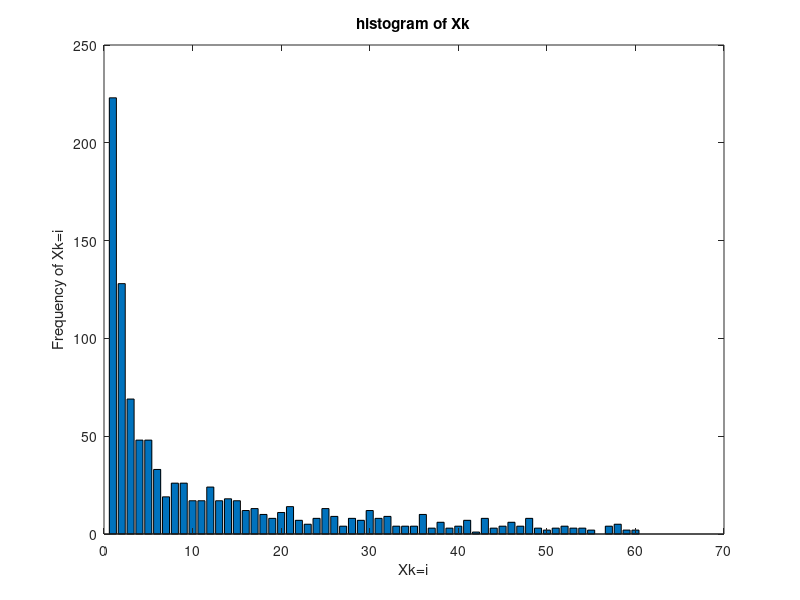

MATLAB code to generate this figure: (Note: this script raises an error after producing the figure.)
function Proj_P3_Q4()
clc
Generate_Xk();
Generate_min_N60()
end

function Generate_Xk()
p=1/sum(1./[1:60]);%this calculates p
sprintf('normalisation value of p =%f',p)
Prob=p./[1:1:60];  %this calculates probality distribution
Samples=rand(1,1000);
random_sample=[];
Prob_i_minus_1=0;
prob_i=0;
for i=1:60
    counter=0;
    prob_i=prob_i+Prob(i);
    for j=1:1000
        
        if Samples(j)<prob_i && Samples(j)>=Prob_i_minus_1 %this checks condition  summation of pi i=0 through i-1 ?U < summation of pi i=0 to i=j
            counter=counter+1;
        end   
    end
    random_sample(i)=counter;
    Prob_i_minus_1=prob_i;
end

figure(1)
bar(1:60,random_sample)
title('histogram of Xk')
xlabel('Xk=i')
ylabel('Frequency of Xk=i')
end

function Generate_min_N60()
p=1/sum(1./[1:60]);%this calculates p
Prob_N60=p/60;    %Prob. of P60
total_experiment=10000;
Min_Sample=[];

for i=1:total_experiment
    iteration=0;
    while rand>=Prob_N60
            iteration=iteration+1;
    end
    Min_Sample(i)=iteration;
end
figure(2)
    histogram(Min_Sample);
    title('Histogram of min # of samples require to get N60  with # of experiment =10000') 
    xlabel('Min. # of samples to get N60')
    ylabel('Frequency')
    sample_mean=mean(Min_Sample);
    sample_variance=var(Min_Sample);
    theoretical_mean=1/Prob_N60;
    theoretical_variance=(1-Prob_N60)/(Prob_N60*Prob_N60);
    sprintf('sample mean =%f and theoretical_mean=%f',sample_mean,theoretical_mean)
    sprintf('sample variance =%f and theoretical_variance=%f',sample_variance,theoretical_variance)
end
